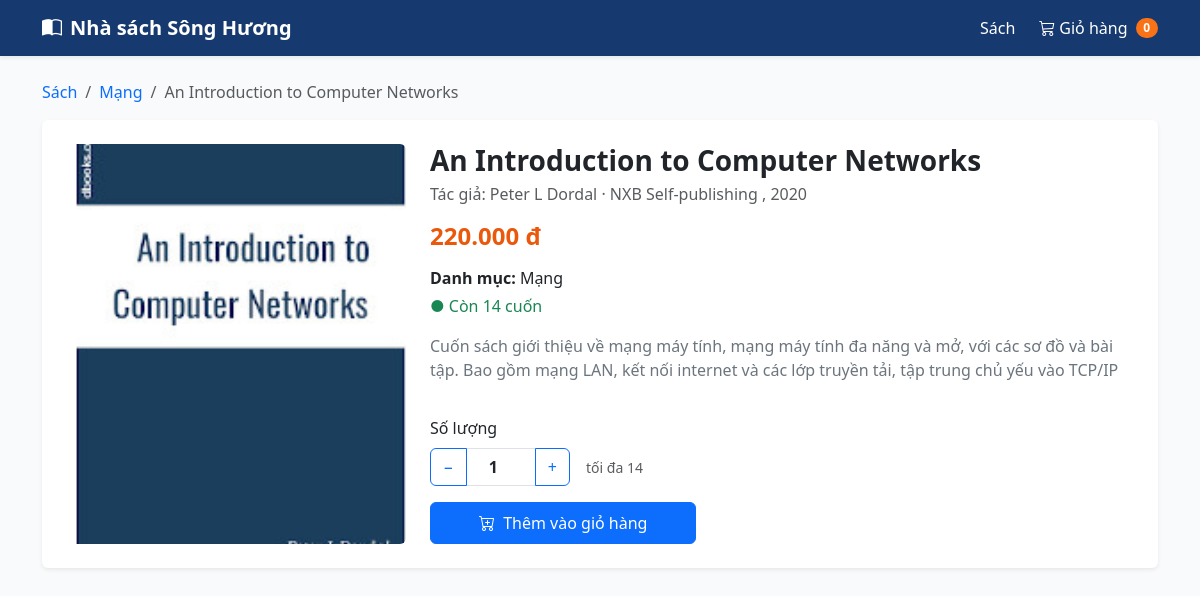
The page /books/2 on the database its author committed.
### chuong_06/quanly_nhasach/models.py (models this page shows, shortened)
class Category(db.Model):
    __tablename__ = "categories"
    id = db.Column(db.Integer, primary_key=True)
    name = db.Column(db.String(100), nullable=False, unique=True)
    description = db.Column(db.Text, nullable=True)
    books = db.relationship("Book", back_populates="category", lazy="dynamic")

class Book(db.Model):
    __tablename__ = "books"
    id = db.Column(db.Integer, primary_key=True)
    title = db.Column(db.String(200), nullable=False, unique=True)
    author = db.Column(db.String(150), nullable=False)
    publisher = db.Column(db.String(150), nullable=True)
    publish_year = db.Column(db.Integer, nullable=True)
    price = db.Column(db.Integer, nullable=False)
    stock = db.Column(db.Integer, nullable=False, default=0)
    description = db.Column(db.Text, nullable=True)
    cover_image = db.Column(db.String(255), nullable=True)
    created_at = db.Column(db.DateTime, default=datetime.now, nullable=False)
    category_id = db.Column(db.Integer, db.ForeignKey("categories.id"), nullable=False)
    category = db.relationship("Category", back_populates="books")
    order_items = db.relationship("OrderItem", back_populates="book", lazy="dynamic")

### chuong_06/quanly_nhasach/app.py (the view)
@app.route("/books/<int:book_id>")
def book_detail(book_id):
    book = db.session.get(Book, book_id)
    if not book:
        abort(404)
    cart = get_raw_cart()
    in_cart = int(cart.get(str(book.id), 0))
    max_addable = max(0, book.stock - in_cart)
    return render_template(
        "shop/book_detail.html",
        book=book,
        in_cart=in_cart,
        max_addable=max_addable,
    )

### chuong_06/quanly_nhasach/app.py (called while the page is built)
def get_raw_cart():
    cart = session.get("cart", {})
    if not isinstance(cart, dict):
        cart = {}
        session["cart"] = cart
    return cart

def get_cart_total_quantity():
    cart = get_raw_cart()
    return sum(int(qty) for qty in cart.values() if int(qty) > 0)

@app.template_filter("vnd")
def format_vnd(value):
    if value is None:
        return "0 đ"
    return f"{int(value):,}".replace(",", ".") + " đ"

@app.context_processor
def inject_global_counts():
    pending_count = (
        db.session.query(func.count(Order.id))
        .filter(Order.status == Order.STATUS_PENDING)
        .scalar()
        or 0
    )
    return {
        "cart_count": get_cart_total_quantity(),
        "pending_orders_count": pending_count,
    }

### chuong_06/quanly_nhasach/templates/shop/book_detail.html (shortened to what this page needs)
{% extends "base.html" %}  {% block content %}
<nav aria-label="breadcrumb" class="mb-3">
  <ol class="breadcrumb small">
    <li class="breadcrumb-item">
      <a href="{{ url_for('books') }}" class="text-decoration-none">Sách</a>
    </li>
    <li class="breadcrumb-item">
      <a
        href="{{ url_for('books', category_id=book.category_id) }}"
        class="text-decoration-none"
      >
        {{ book.category.name }}
      </a>
    </li>
    <li class="breadcrumb-item active">{{ book.title }}</li>
  </ol>
</nav>
<div class="card border-0 shadow-sm p-4">
  <div class="row g-4">
    <div class="col-md-4">
      {% if book.cover_image %}
      <img
        src="{{ url_for('static', filename='uploads/' + book.cover_image) }}"
        class="img-fluid rounded w-100"
        alt="{{ book.title }}"
        style="max-height: 400px; object-fit: cover"
      />
      {% else %}
      <div class="book-cover-placeholder rounded w-100" style="height: 360px">
        <span>Ảnh bìa</span>
      </div>
      {% endif %}
    </div>
    <div class="col-md-8 d-flex flex-column">
      <h3 class="fw-bold mb-1">{{ book.title }}</h3>
      <p class="text-muted mb-3">
        Tác giả: {{ book.author }} {% if book.publisher %} · {{ book.publisher
        }}{% endif %} {% if book.publish_year %}, {{ book.publish_year }}{%
        endif %}
      </p>
      <h4 class="price-text mb-3">{{ book.price | vnd }}</h4>
      <p class="mb-1"><strong>Danh mục:</strong> {{ book.category.name }}</p>
      <p class="mb-3">
        {% if book.stock > 0 %}
        <span class="text-success fw-medium">● Còn {{ book.stock }} cuốn</span>
        {% else %}
        <span class="text-danger fw-medium">● Hết hàng</span>
        {% endif %}
      </p>
      {% if book.description %}
      <p class="text-secondary mb-4">{{ book.description }}</p>
      {% endif %}
      <div class="mt-auto">
        {% if book.stock > 0 %}
        <form
          method="post"
          action="{{ url_for('add_to_cart', book_id=book.id) }}"
        >
          <label class="form-label fw-medium">Số lượng</label>
          <div class="d-flex align-items-center gap-3 mb-3">
            <div class="input-group" style="width: 140px">
              <button
                type="button"
                class="btn btn-outline-primary"
                id="btn-dec"
              >
                −
              </button>
              <input
                type="number"
                name="quantity"
                id="qty-input"
                value="1"
                min="1"
                max="{{ max_addable if max_addable > 0 else 1 }}"
                class="form-control text-center fw-bold"
              />
              <button
                type="button"
                class="btn btn-outline-primary"
                id="btn-inc"
              >
                +
              </button>
            </div>
            <small class="text-muted">
              tối đa {{ max_addable }}
            </small>
          </div>
          {% if max_addable <= 0 %}
          <button type="submit" class="btn btn-primary px-5 py-2" disabled>
            <i class="bi bi-cart-plus me-1"></i> Thêm vào giỏ hàng
          </button>
          {% else %}
          <button type="submit" class="btn btn-primary px-5 py-2">
            <i class="bi bi-cart-plus me-1"></i> Thêm vào giỏ hàng
          </button>
          {% endif %}
        </form>
        {% else %}
        <button type="button" class="btn btn-secondary px-5 py-2" disabled>
          Hết hàng
        </button>
        {% endif %}
      </div>
    </div>
  </div>
</div>
{% endblock %}

### chuong_06/quanly_nhasach/templates/base.html (style rules this page uses)
body { background-color: #f8fafc; }
.price-text { color: #ea580c; font-weight: 700; }

### rows shown on the page
Category: category.name "Mạng"
Book: title "An Introduction to Computer Networks", cover_image (picture), author "Peter L Dordal", publisher "NXB Self-publishing", publish_year "2020", price|vnd "220.000 đ", stock "14", description "Cuốn sách giới thiệu về mạng máy tính, mạng máy tính đa năng và mở, với các sơ đồ và bài tập. Bao gồm mạng LAN, kết nối internet và các lớp truyền tải, tập trung chủ yếu vào TCP/IP"

### other values the page prints
{{ cart_count }} "0"
{{ max_addable }} "14"
